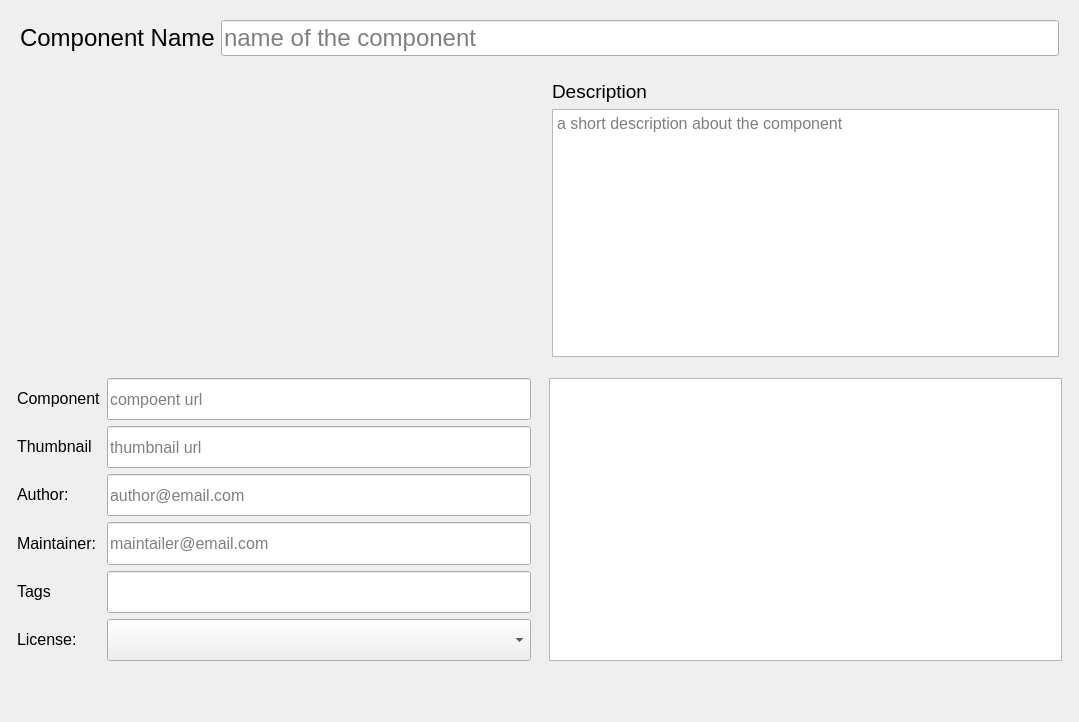
<?xml version="1.0" encoding="UTF-8"?>
<ui version="4.0">
 <class>componentCreationForm</class>
 <widget class="QWidget" name="componentCreationForm">
  <property name="geometry">
   <rect>
    <x>0</x>
    <y>0</y>
    <width>1079</width>
    <height>722</height>
   </rect>
  </property>
  <property name="windowTitle">
   <string>Component creation</string>
  </property>
  <layout class="QVBoxLayout" name="verticalLayout_2">
   <item>
    <widget class="QWidget" name="componentNameWidget" native="true">
     <property name="sizePolicy">
      <sizepolicy hsizetype="Preferred" vsizetype="Preferred">
       <horstretch>0</horstretch>
       <verstretch>0</verstretch>
      </sizepolicy>
     </property>
     <layout class="QHBoxLayout" name="horizontalLayout_3">
      <item>
       <widget class="QLabel" name="componentNameLabel">
        <property name="text">
         <string>&lt;html&gt;&lt;head/&gt;&lt;body&gt;&lt;p&gt;&lt;span style=&quot; font-size:18pt;&quot;&gt;Component Name&lt;/span&gt;&lt;/p&gt;&lt;/body&gt;&lt;/html&gt;</string>
        </property>
       </widget>
      </item>
      <item>
       <widget class="QLineEdit" name="componentNameInput">
        <property name="sizePolicy">
         <sizepolicy hsizetype="Expanding" vsizetype="Preferred">
          <horstretch>0</horstretch>
          <verstretch>0</verstretch>
         </sizepolicy>
        </property>
        <property name="font">
         <font>
          <pointsize>18</pointsize>
         </font>
        </property>
        <property name="inputMask">
         <string/>
        </property>
        <property name="placeholderText">
         <string>name of the component</string>
        </property>
       </widget>
      </item>
     </layout>
    </widget>
   </item>
   <item>
    <widget class="QWidget" name="formArea1" native="true">
     <layout class="QHBoxLayout" name="horizontalLayout_2">
      <property name="leftMargin">
       <number>0</number>
      </property>
      <property name="topMargin">
       <number>0</number>
      </property>
      <property name="rightMargin">
       <number>0</number>
      </property>
      <property name="bottomMargin">
       <number>0</number>
      </property>
      <item>
       <widget class="QWidget" name="thumbnail" native="true">
        <property name="sizePolicy">
         <sizepolicy hsizetype="Expanding" vsizetype="Expanding">
          <horstretch>0</horstretch>
          <verstretch>0</verstretch>
         </sizepolicy>
        </property>
       </widget>
      </item>
      <item>
       <widget class="QWidget" name="descriptionWidget" native="true">
        <property name="sizePolicy">
         <sizepolicy hsizetype="Expanding" vsizetype="Preferred">
          <horstretch>0</horstretch>
          <verstretch>0</verstretch>
         </sizepolicy>
        </property>
        <layout class="QVBoxLayout" name="verticalLayout_3">
         <item>
          <widget class="QLabel" name="descriptionLabel">
           <property name="text">
            <string>&lt;html&gt;&lt;head/&gt;&lt;body&gt;&lt;p&gt;&lt;span style=&quot; font-size:14pt;&quot;&gt;Description&lt;/span&gt;&lt;/p&gt;&lt;/body&gt;&lt;/html&gt;</string>
           </property>
          </widget>
         </item>
         <item>
          <widget class="QPlainTextEdit" name="descriptionInput">
           <property name="font">
            <font>
             <pointsize>12</pointsize>
            </font>
           </property>
           <property name="placeholderText">
            <string>a short description about the component</string>
           </property>
          </widget>
         </item>
        </layout>
       </widget>
      </item>
     </layout>
    </widget>
   </item>
   <item>
    <widget class="QWidget" name="formArea2" native="true">
     <property name="sizePolicy">
      <sizepolicy hsizetype="Preferred" vsizetype="Expanding">
       <horstretch>0</horstretch>
       <verstretch>0</verstretch>
      </sizepolicy>
     </property>
     <layout class="QHBoxLayout" name="horizontalLayout_4">
      <property name="spacing">
       <number>18</number>
      </property>
      <property name="leftMargin">
       <number>6</number>
      </property>
      <property name="topMargin">
       <number>6</number>
      </property>
      <property name="rightMargin">
       <number>6</number>
      </property>
      <property name="bottomMargin">
       <number>6</number>
      </property>
      <item>
       <widget class="QWidget" name="metadataWidget" native="true">
        <property name="mouseTracking">
         <bool>false</bool>
        </property>
        <property name="focusPolicy">
         <enum>Qt::NoFocus</enum>
        </property>
        <layout class="QGridLayout" name="gridLayout">
         <property name="leftMargin">
          <number>0</number>
         </property>
         <property name="topMargin">
          <number>0</number>
         </property>
         <property name="rightMargin">
          <number>0</number>
         </property>
         <property name="bottomMargin">
          <number>0</number>
         </property>
         <property name="spacing">
          <number>6</number>
         </property>
         <item row="1" column="0">
          <widget class="QLabel" name="thumbUrlLabel">
           <property name="sizePolicy">
            <sizepolicy hsizetype="Maximum" vsizetype="Expanding">
             <horstretch>0</horstretch>
             <verstretch>0</verstretch>
            </sizepolicy>
           </property>
           <property name="text">
            <string>&lt;html&gt;&lt;head/&gt;&lt;body&gt;&lt;p&gt;&lt;span style=&quot; font-size:12pt;&quot;&gt;Thumbnail&lt;/span&gt;&lt;/p&gt;&lt;/body&gt;&lt;/html&gt;</string>
           </property>
          </widget>
         </item>
         <item row="6" column="0">
          <widget class="QLabel" name="licenseLabel">
           <property name="sizePolicy">
            <sizepolicy hsizetype="Preferred" vsizetype="Expanding">
             <horstretch>0</horstretch>
             <verstretch>0</verstretch>
            </sizepolicy>
           </property>
           <property name="text">
            <string>&lt;html&gt;&lt;head/&gt;&lt;body&gt;&lt;p&gt;&lt;span style=&quot; font-size:12pt;&quot;&gt;License:&lt;/span&gt;&lt;/p&gt;&lt;/body&gt;&lt;/html&gt;</string>
           </property>
          </widget>
         </item>
         <item row="3" column="1">
          <widget class="QLineEdit" name="authorInput">
           <property name="sizePolicy">
            <sizepolicy hsizetype="Expanding" vsizetype="Expanding">
             <horstretch>0</horstretch>
             <verstretch>0</verstretch>
            </sizepolicy>
           </property>
           <property name="font">
            <font>
             <pointsize>12</pointsize>
            </font>
           </property>
           <property name="placeholderText">
            <string>author@email.com</string>
           </property>
          </widget>
         </item>
         <item row="4" column="1">
          <widget class="QLineEdit" name="maintainerInput">
           <property name="sizePolicy">
            <sizepolicy hsizetype="Expanding" vsizetype="Expanding">
             <horstretch>0</horstretch>
             <verstretch>0</verstretch>
            </sizepolicy>
           </property>
           <property name="font">
            <font>
             <pointsize>12</pointsize>
            </font>
           </property>
           <property name="placeholderText">
            <string>maintailer@email.com</string>
           </property>
          </widget>
         </item>
         <item row="0" column="1">
          <widget class="QLineEdit" name="compUrlInput">
           <property name="sizePolicy">
            <sizepolicy hsizetype="Expanding" vsizetype="Expanding">
             <horstretch>0</horstretch>
             <verstretch>0</verstretch>
            </sizepolicy>
           </property>
           <property name="font">
            <font>
             <pointsize>12</pointsize>
            </font>
           </property>
           <property name="placeholderText">
            <string>compoent url</string>
           </property>
          </widget>
         </item>
         <item row="4" column="0">
          <widget class="QLabel" name="mainteinerLabel">
           <property name="sizePolicy">
            <sizepolicy hsizetype="Preferred" vsizetype="Expanding">
             <horstretch>0</horstretch>
             <verstretch>0</verstretch>
            </sizepolicy>
           </property>
           <property name="text">
            <string>&lt;html&gt;&lt;head/&gt;&lt;body&gt;&lt;p&gt;&lt;span style=&quot; font-size:12pt;&quot;&gt;Maintainer:&lt;/span&gt;&lt;/p&gt;&lt;/body&gt;&lt;/html&gt;</string>
           </property>
          </widget>
         </item>
         <item row="6" column="1">
          <widget class="QComboBox" name="comboBox">
           <property name="sizePolicy">
            <sizepolicy hsizetype="Expanding" vsizetype="Expanding">
             <horstretch>0</horstretch>
             <verstretch>0</verstretch>
            </sizepolicy>
           </property>
           <property name="maximumSize">
            <size>
             <width>16777215</width>
             <height>16777215</height>
            </size>
           </property>
          </widget>
         </item>
         <item row="3" column="0">
          <widget class="QLabel" name="authorLabel">
           <property name="sizePolicy">
            <sizepolicy hsizetype="Maximum" vsizetype="Expanding">
             <horstretch>0</horstretch>
             <verstretch>0</verstretch>
            </sizepolicy>
           </property>
           <property name="text">
            <string>&lt;html&gt;&lt;head/&gt;&lt;body&gt;&lt;p&gt;&lt;span style=&quot; font-size:12pt;&quot;&gt;Author:&lt;/span&gt;&lt;/p&gt;&lt;/body&gt;&lt;/html&gt;</string>
           </property>
          </widget>
         </item>
         <item row="0" column="0">
          <widget class="QLabel" name="compUrlLabel">
           <property name="sizePolicy">
            <sizepolicy hsizetype="Maximum" vsizetype="Expanding">
             <horstretch>0</horstretch>
             <verstretch>0</verstretch>
            </sizepolicy>
           </property>
           <property name="text">
            <string>&lt;html&gt;&lt;head/&gt;&lt;body&gt;&lt;p&gt;&lt;span style=&quot; font-size:12pt;&quot;&gt;Component&lt;/span&gt;&lt;/p&gt;&lt;/body&gt;&lt;/html&gt;</string>
           </property>
          </widget>
         </item>
         <item row="1" column="1">
          <widget class="QLineEdit" name="thumbUrlInput">
           <property name="sizePolicy">
            <sizepolicy hsizetype="Expanding" vsizetype="Expanding">
             <horstretch>0</horstretch>
             <verstretch>0</verstretch>
            </sizepolicy>
           </property>
           <property name="font">
            <font>
             <pointsize>12</pointsize>
            </font>
           </property>
           <property name="placeholderText">
            <string>thumbnail url</string>
           </property>
          </widget>
         </item>
         <item row="5" column="0">
          <widget class="QLabel" name="tagsLabel">
           <property name="sizePolicy">
            <sizepolicy hsizetype="Maximum" vsizetype="Expanding">
             <horstretch>0</horstretch>
             <verstretch>0</verstretch>
            </sizepolicy>
           </property>
           <property name="text">
            <string>&lt;html&gt;&lt;head/&gt;&lt;body&gt;&lt;p&gt;&lt;span style=&quot; font-size:12pt;&quot;&gt;Tags&lt;/span&gt;&lt;/p&gt;&lt;/body&gt;&lt;/html&gt;</string>
           </property>
          </widget>
         </item>
         <item row="5" column="1">
          <widget class="TagBar" name="tagsWidget">
           <property name="sizePolicy">
            <sizepolicy hsizetype="Expanding" vsizetype="Expanding">
             <horstretch>0</horstretch>
             <verstretch>0</verstretch>
            </sizepolicy>
           </property>
          </widget>
         </item>
        </layout>
       </widget>
      </item>
      <item>
       <widget class="QListWidget" name="listWidget">
        <property name="sizePolicy">
         <sizepolicy hsizetype="Expanding" vsizetype="Expanding">
          <horstretch>0</horstretch>
          <verstretch>0</verstretch>
         </sizepolicy>
        </property>
        <property name="lineWidth">
         <number>0</number>
        </property>
       </widget>
      </item>
     </layout>
    </widget>
   </item>
   <item>
    <widget class="QWidget" name="bottomWidget" native="true">
     <property name="sizePolicy">
      <sizepolicy hsizetype="Preferred" vsizetype="Maximum">
       <horstretch>0</horstretch>
       <verstretch>0</verstretch>
      </sizepolicy>
     </property>
     <layout class="QHBoxLayout" name="horizontalLayout">
      <item>
       <spacer name="horizontalSpacer">
        <property name="orientation">
         <enum>Qt::Horizontal</enum>
        </property>
        <property name="sizeHint" stdset="0">
         <size>
          <width>40</width>
          <height>20</height>
         </size>
        </property>
       </spacer>
      </item>
     </layout>
    </widget>
   </item>
  </layout>
 </widget>
 <customwidgets>
  <customwidget>
   <class>TagBar</class>
   <extends>QLineEdit</extends>
   <header location="global">src/interface/widgets</header>
  </customwidget>
 </customwidgets>
 <resources/>
 <connections/>
</ui>
